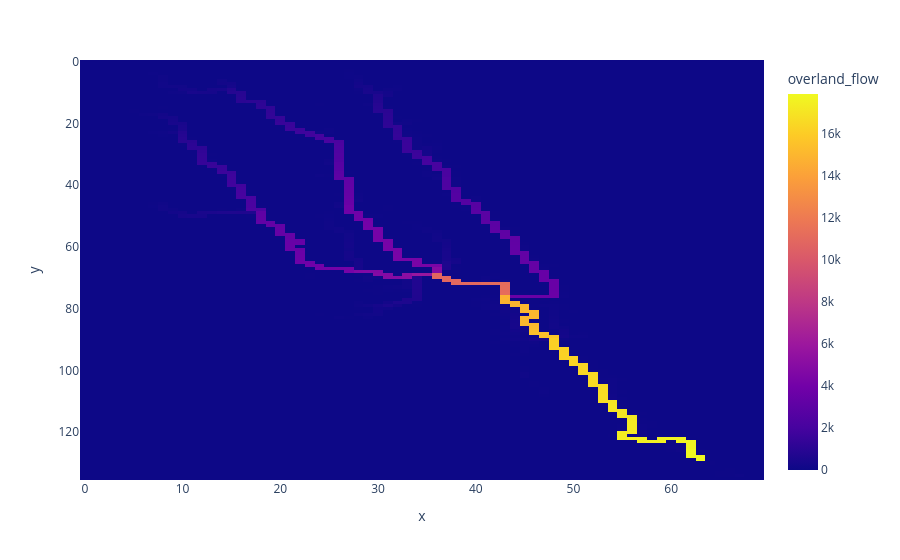

Here is the notebook cell this chart was saved with:
### Code cell
px.imshow(no_flow_barrier.overland_flow.isel(time=8760*10))

### Figure 1 — Plotly figure (JSON) as saved in the notebook; plotly's stock layout.template omitted (floating-point values rounded to 4 significant figures; data arrays with more than 128 entries replaced by an {"elided": "..."} marker saying what was removed)
{"data": [{"coloraxis": "coloraxis", "hovertemplate": "x: %{x}<br>y: %{y}<br>overland_flow: %{z}<extra></extra>", "name": "0", "type": "heatmap", "x": [0, 1, 2, 3, 4, 5, 6, 7, 8, 9, 10, 11, 12, 13, 14, 15, 16, 17, 18, 19, 20, 21, 22, 23, 24, 25, 26, 27, 28, 29, 30, 31, 32, 33, 34, 35, 36, 37, 38, 39, 40, 41, 42, 43, 44, 45, 46, 47, 48, 49, 50, 51, 52, 53, 54, 55, 56, 57, 58, 59, 60, 61, 62, 63, 64, 65, 66, 67, 68, 69], "xaxis": "x", "y": {"elided": "136 int values"}, "yaxis": "y", "z": {"elided": "136x70 float values"}}], "layout": {"coloraxis": {"colorbar": {"title": {"text": "overland_flow"}}, "colorscale": [[0, "#0d0887"], [0.1111, "#46039f"], [0.2222, "#7201a8"], [0.3333, "#9c179e"], [0.4444, "#bd3786"], [0.5556, "#d8576b"], [0.6667, "#ed7953"], [0.7778, "#fb9f3a"], [0.8889, "#fdca26"], [1, "#f0f921"]]}, "margin": {"t": 60}, "xaxis": {"anchor": "y", "domain": [0, 1], "title": {"text": "x"}}, "yaxis": {"anchor": "x", "autorange": "reversed", "domain": [0, 1], "title": {"text": "y"}}}}
